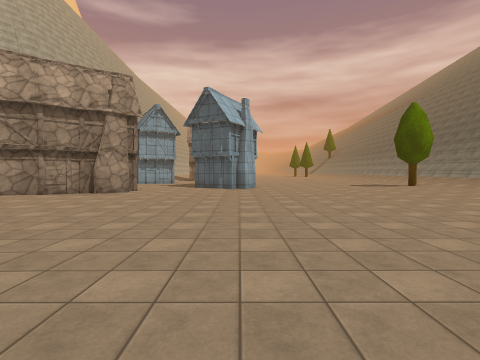
View 1 (above)

20 first-person views from a walk through a Unity game level. The camera is 1.5 m above the floor, tilts 2° down and sees 85° across. The floor is counted in squares, 2 m on a side. Each view is taken from the middle of a square. On the plan, view 1 faces up. The plan holds only what a view shows up to about 9 squares ahead; the rest is blank. The place goes on beyond the plan. Some surface patterns are stand-ins.

View 2
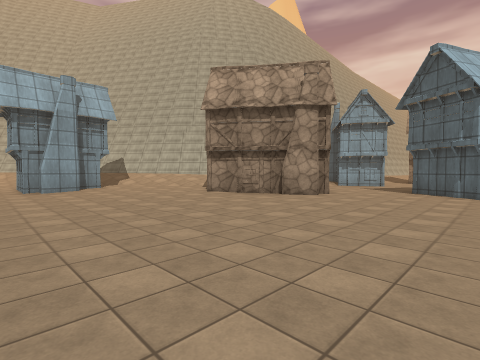

View 3
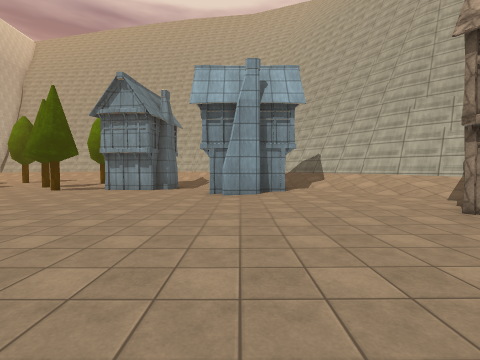

View 4
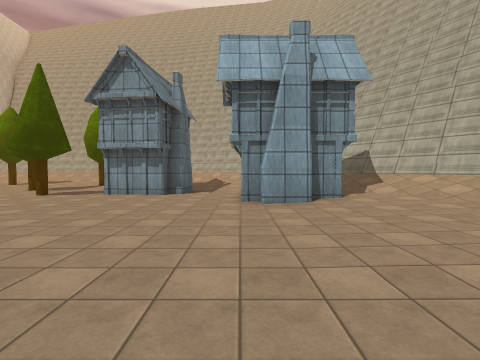

View 5
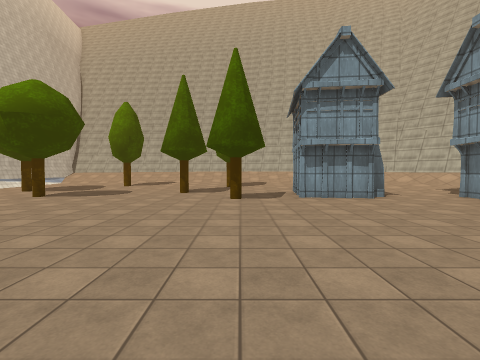

View 6
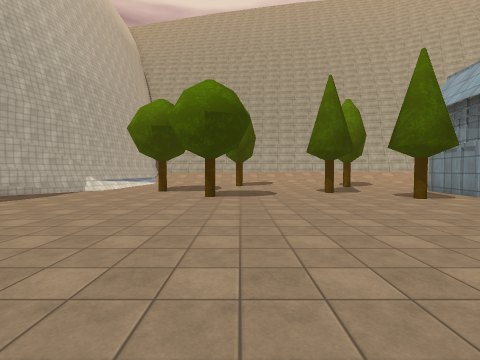

View 7
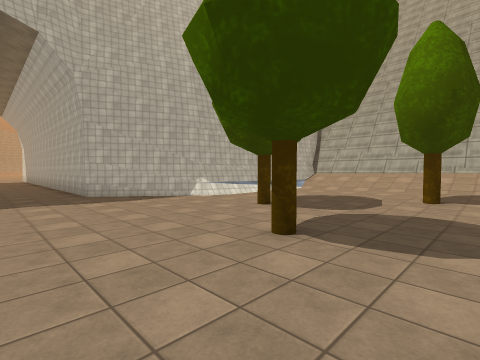

View 8
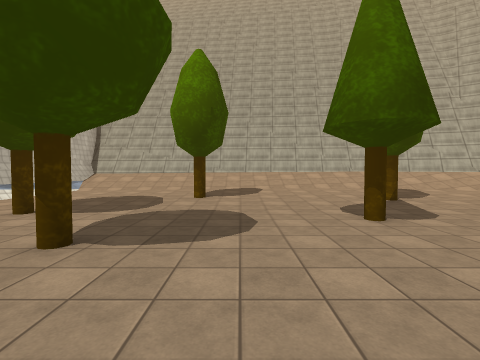

View 9
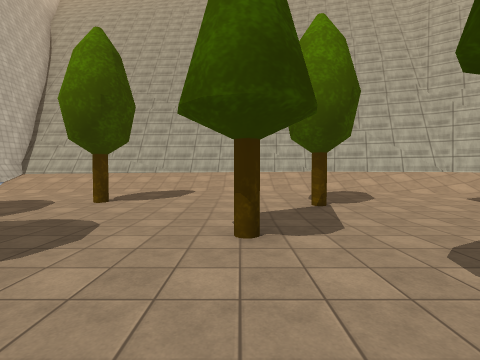

View 10
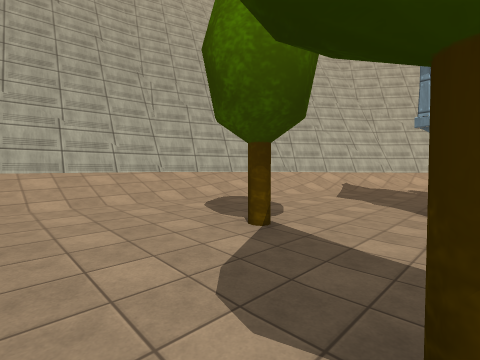

View 11
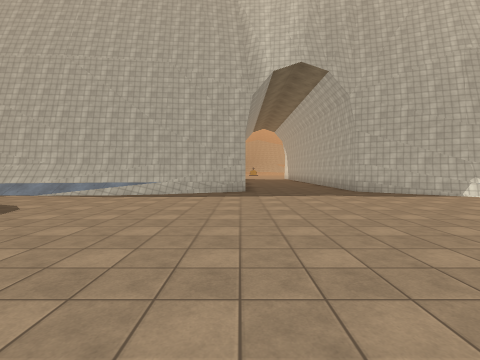

View 12
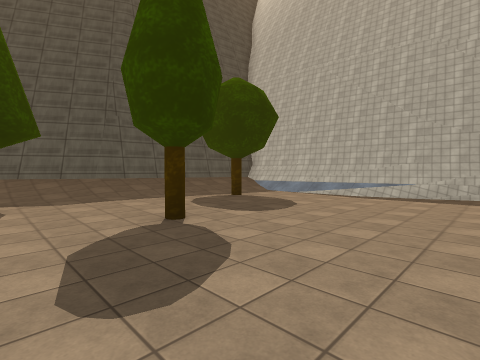

View 13
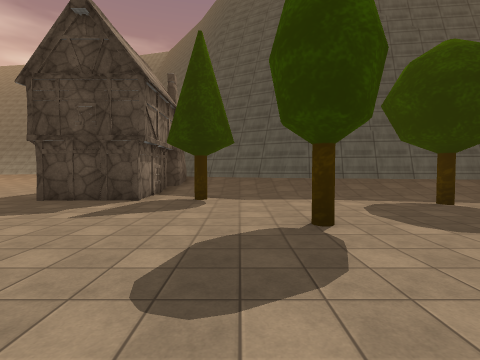

View 14
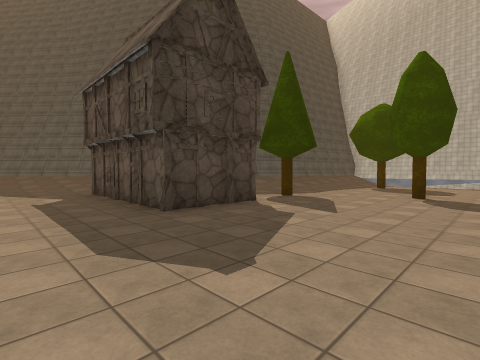

View 15
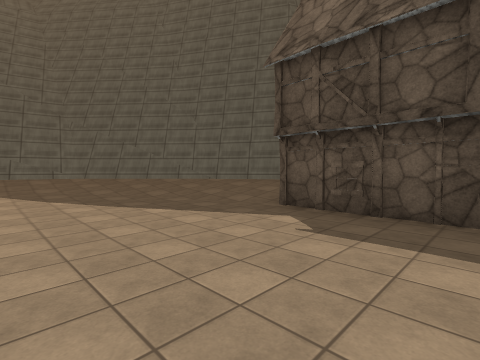

View 16
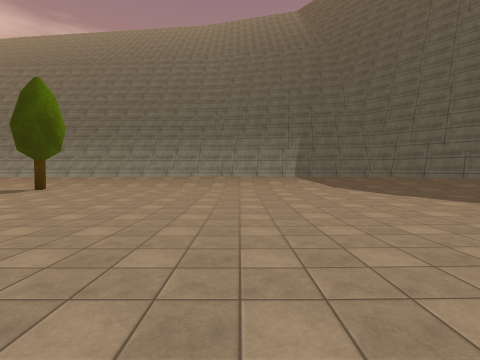

View 17
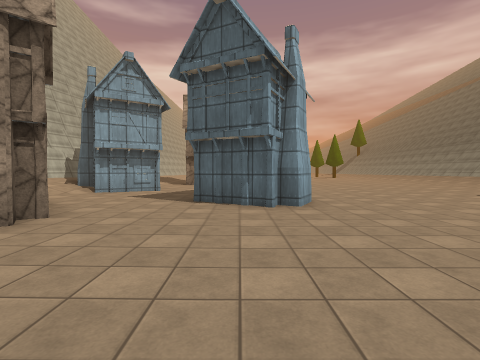

View 18
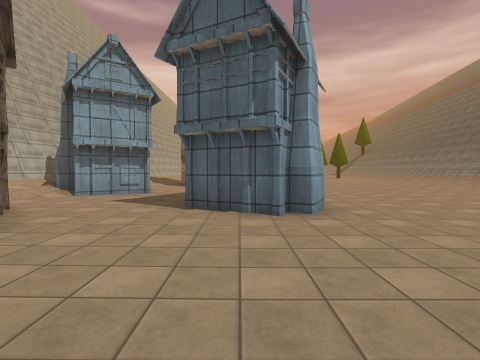

View 19
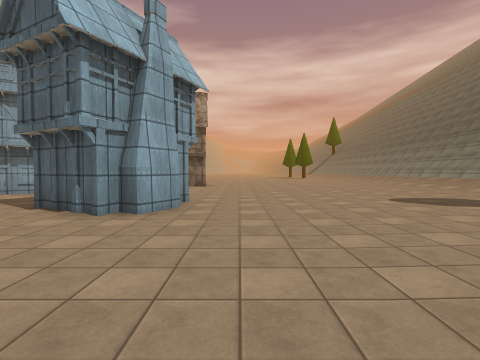

View 20
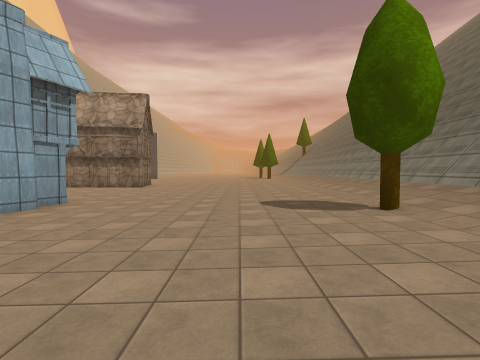

### Floor plan
Key: @ floor where view 1 was taken; # wall or solid block; . main floor; : floor 0.75 m higher than the main floor; / step, stairs or slope.
Columns run from 21 left of view 1 to 10 right of it. Each row starts with its distance up from view 1.
 16              #:  ..  .........:#
 15              #:###.  .........:#
 14               :....  .........:#
 13               :..... #........:#
 12                ....###.......#:#
 11                 #.............:
 10           ##    ##............
  9          ##:: ###.............
  8        ###//..#...............
  7        #//....................
  6        //.....................
  5    ##    #....................
  4   ##/ .. ##...................
  3   #/....##...................:
  2  ##/.........................:#
  1 ##/... #........    .........:#
  0 #//... #.............@.......:#
 -1 #/....##....................:##
 -2 #/.........................:##
 -3 //..#...#..........#####.::##
 -4 //.................#### :###
 -5 //....#...............## #
 -6 /..................#..:#
 -7 :.....................##
 -8 :..#............#..../#
 -9 :......#............./
-10 :....................#
-11 :/...#............#..#
-12 :/...................#
-13 # ///...............:#
-14   ####..........///###
-15      ###......#######

Where each view was taken, in squares from view 1:
view 1: 0 up, 0 right, facing up
view 2: 2 up, 0 right, facing up-left
view 3: 4 up, 3 left, facing left
view 4: 3 up, 5 left, facing left
view 5: 3 down, 6 left, facing left
view 6: 8 down, 6 left, facing left
view 7: 7 down, 11 left, facing down-left
view 8: 7 down, 11 left, facing left
view 9: 5 down, 12 left, facing left
view 10: 6 down, 15 left, facing up-left
view 11: 6 down, 9 left, facing down
view 12: 6 down, 8 left, facing down-right
view 13: 7 down, 8 left, facing right
view 14: 0 up, 6 left, facing down-right
view 15: 2 up, 1 left, facing down-right
view 16: 5 up, 1 left, facing right
view 17: 6 up, 1 left, facing up
view 18: 7 up, 1 left, facing up
view 19: 7 up, 2 right, facing up
view 20: 7 up, 5 right, facing up
